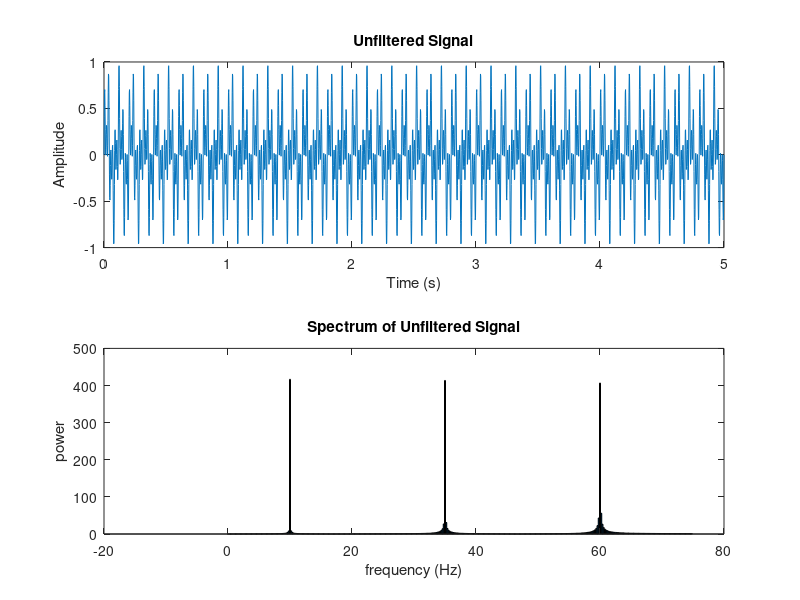

MATLAB code to generate this figure:
%% Neuroscouting, LLC
%% Exercise 
% (Requires SciPy and NumPy Libraries for Python)

%  Goal #1:
%   Use this MATLAB code to generate an analogous script in Python using 
%   SciPy and NumPy libraries. Generate a waveform, calculate its frequency
%   spectrum, and plot 1) the waveform over time and 2) the waveform's 
%   frequency sprecrum.


%  Goal #2:
%   In Python, use a bandstop filter to filter out the 60Hz signal in 
%   the waveform. Plot 1) the filtered waveform over time and 2) the 
%   filtered waveform's frequency spectrum. The 60Hz should now be removed. 

%   For your submission, we'd like to get a zipped git repository that includes the
%   code for the script (you can break it up in multiple files if you want to) along
%   with a README file that contains:
%   - Description of how the script works at a high-level
%   - How the code is organized (which modules do what, and their external dependencies)
%     and how control flows through the script.
%   - Interesting optimizations (if any)

clear all; close all;

%% Set initial conditions
sampling_rate = 500;                                % sampling rate
Filt = [58 62];                                     % bandstop filter range
time = 0:1/sampling_rate:5;                         % time

% set frequencies
freq1 = 60;                                         % create 60 Hz
freq2 = 35;
freq3 = 10;                                         

%% Generate signal based on set frequencies 
signal = ((sin(2*pi*freq1*time)+sin(2*pi*freq2*time)+sin(2*pi*freq3*time))/3);

%% Calculate frequency spectrum
signal_fft = abs(fft(signal));                      % fast fourier transform
L = (length(signal)-1)/2;                           % resolution
f=0:(sampling_rate/2)/L:(sampling_rate/2);          % index freqencies 

% index frequency below 75 Hz
index = find(f<75);
frequencies = f(index);
signal_fft = signal_fft(index);

%% Plot unfiltered signal and unfiltered frequency spectrum
figure
subplot(211)
plot(time,signal)
xlabel('Time (s)')
ylabel('Amplitude')
title('Unfiltered Signal')

subplot(212)
bar(frequencies,signal_fft)
title('Spectrum of Unfiltered Signal')
xlabel('frequency (Hz)')
ylabel('power')

